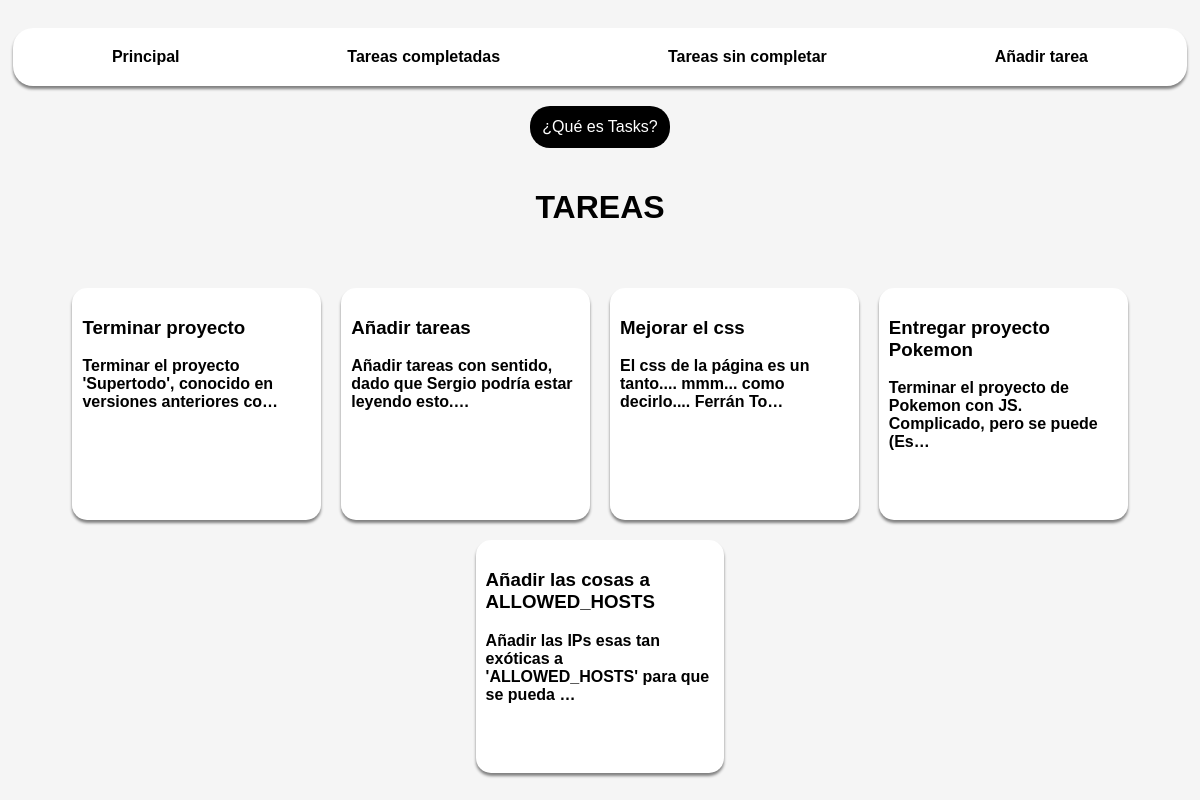
The page /tasks/ on the database as committed earlier.
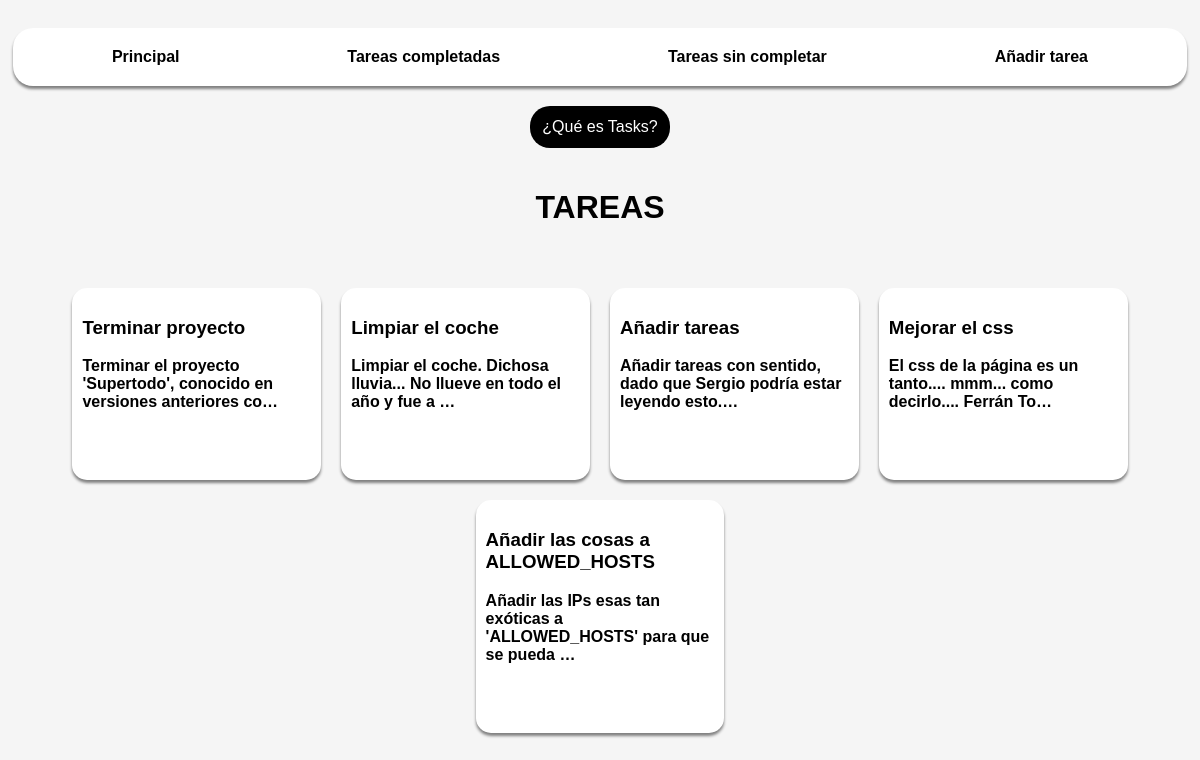
The same page on the database as committed later.
### tasks/models.py (models this page shows, shortened)
class Task(models.Model):
    name = models.CharField(max_length=100)
    description = models.TextField(blank=True)
    slug = models.SlugField(max_length=120, unique=True)
    done = models.BooleanField(default=False)
    complete_before = models.DateTimeField(blank=True, null=True)
    created_at = models.DateTimeField(auto_now_add=True)
    updated_at = models.DateTimeField(auto_now=True)

### tasks/views.py (the view)
# urls.py: path('', views.tasklist, name='task-list'),
def tasklist(request):
    tasks = Task.objects.all()
    num_tasks = Task.objects.count()
    return render(
        request,
        'tasks/tasklist.html',
        {
            'num_tasks': num_tasks,
            'tasks': tasks,
        },
    )

### tasks/templates/tasks/tasklist.html (shortened to what this page needs)
{% load static %}
<!DOCTYPE html>
<html lang="en">
<head>
  <link rel="stylesheet" href="{% static 'tasks/tasklist.css' %}">
</head>
{% block body %}
<nav>
  <a href="{% url 'tasks:task-list' %}" target="_blank">Principal</a>
  <a href="{% url 'tasks:done' %}" target="_blank">Tareas completadas</a>
  <a href="{% url 'tasks:pending' %}" target="_blank">Tareas sin completar</a>
  <a href="{% url 'tasks:add' %}">Añadir tarea</a>
</nav>
<details>
  <summary>¿Qué es Tasks?</summary>
</details>
  <h1>TAREAS</h1>
  <tasks>
    {% for task in tasks %}
      {% if task.done %}
        <task class="finished">
      {% else %}
        <task class="unfinished">
      {% endif %}
        <h3>{{ task.name }}</h3>
        <p>{{ task.description | truncatechars:70 }}</p>
        <taskoptions>
          <a class="details" href={% url 'tasks:details' task.slug %} target="_blank"> 🛈 </a>
            {% if task.done %}
              <a class="pending" href="{% url 'tasks:toggle' task.slug%}">✕</a>
            {% else %}
              <a class="done" href="{% url 'tasks:toggle' task.slug%}">✓</a>
            {% endif %}
          <a class="edit" href={% url 'tasks:edit' task.slug %}> ✎ </a>
          <a class="delete" href={% url 'tasks:delete' task.slug %}>🗑</a>
        </taskoptions>
      </task>
    {% endfor %}
    </tasks>
{% endblock body %}
</body>
</html>

Rows that differ between the two databases and show on the page:
removed Task: name "Entregar proyecto Pokemon", description "Terminar el proyecto de Pokemon con JS. Complicado, pero se puede (Es…"
added Task: name "Limpiar el coche", description "Limpiar el coche. Dichosa lluvia... No llueve en todo el año y fue a …"
changed Task "Mejorar el css": done False → True (drawn)
